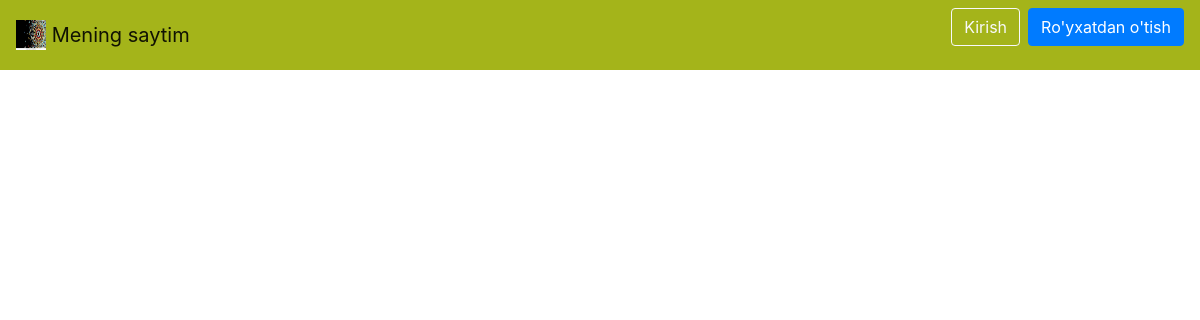
The page /articles/ on the database as committed earlier.
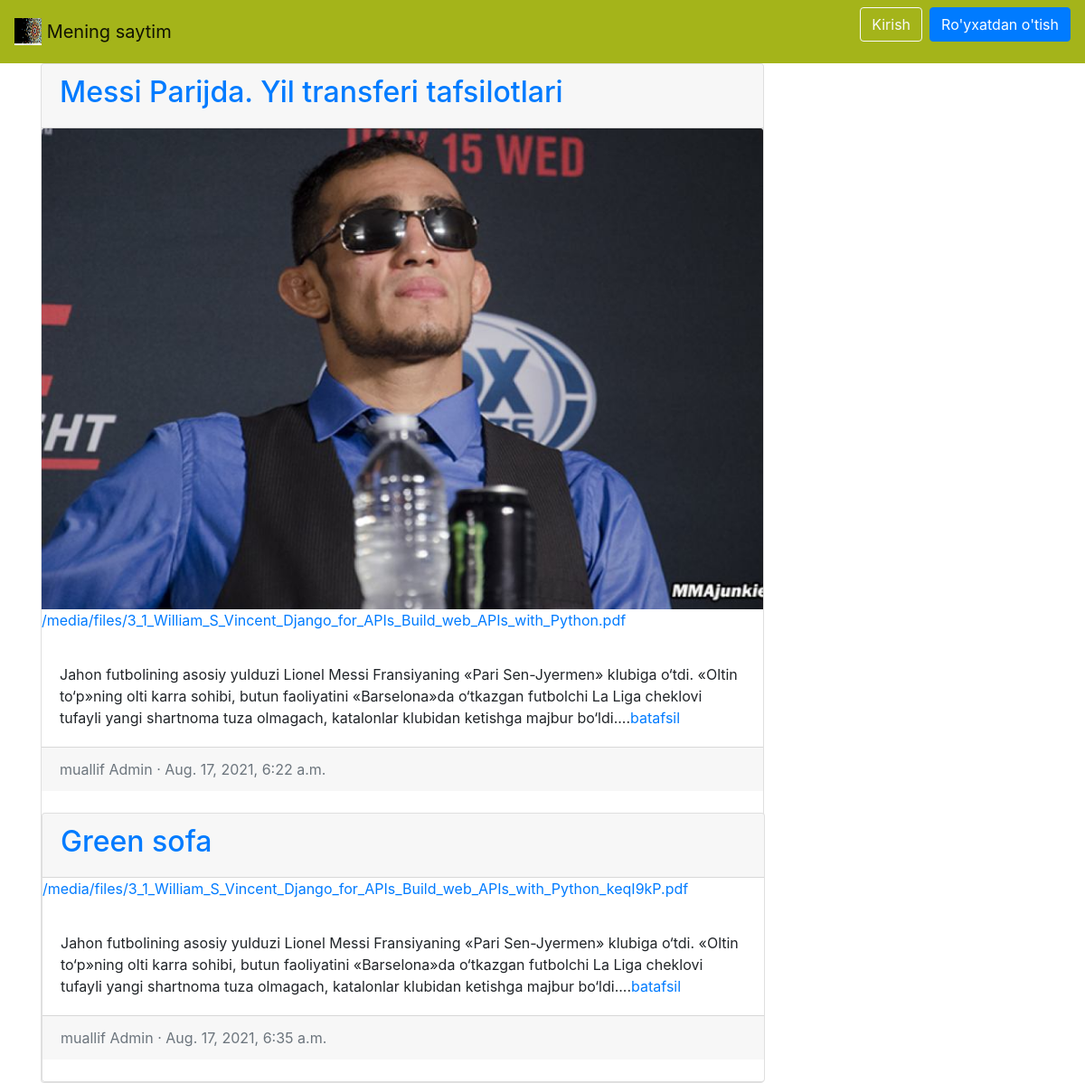
The same page on the database as committed later.
### articles/models.py (models this page shows, shortened)
class Article(models.Model):
    title = models.CharField(max_length=300)
    summary = models.CharField(max_length=300, blank=True)
    body = RichTextField()
    photo = models.ImageField(upload_to='images/', blank=True)
    file = models.FileField(upload_to='files/', blank=True)
    date = models.DateTimeField(auto_now_add=True)
    author = models.ForeignKey(
        get_user_model(),
        on_delete= models.CASCADE,
    )

### users/models.py (models this page shows)
class CustomUser(AbstractUser):
    age = models.PositiveIntegerField(null=True, blank=True)
    adress = models.CharField(max_length=100, null=True, blank=True)

### articles/views.py (the view)
# urls.py: path('', Articleview.as_view(), name='article_list'),
class Articleview(ListView):
    model = Article
    template_name = 'article_list.html'

### templates/article_list.html (shortened to what this page needs)
{% extends 'base.html' %}
{% block content %}
    {% for article in object_list %}
        <div class="card" style="width: 50rem;">
            <div class="card-header">
                <span class="font-weight-bold"><a href="{% url 'article_detail' article.pk  %}"><h2>{{ article.title }}</h2></a></span>
            </div>
            {% if article.photo %}
                <img class="card-img-top" src="{{ article.photo.url }}" alt="{{ article.title }}">
            {%  endif %}
            {% if article.file %}
               <p> <a href="{{ article.file.url }}">{{ article.file.url }}</a></p>
            {% endif %}
            <div class="card-body">
                {{ article.summary }}...<a href="{% url 'article_detail' article.pk  %}">batafsil</a>
            </div>
            <div class="card-footer text-left text-muted">
                <span class="text-muted">muallif {{ article.author | title }} &middot; {{ article.date }}</span>
            </div>
        <br />
    {% endfor %}
    </div>
{% endblock content %}

### templates/base.html (shortened to what this page needs)
{% load static %}
<html>
    <head>
            <link rel="stylesheet" href="https://cdn.jsdelivr.net/npm/bootstrap@4.5.3/dist/css/bootstrap.min.css">
    </head>
    <body>
        <nav class="navbar navbar-expand-lg navbar-light" style="background-color: #A4B41A;">
            <a class="navbar-brand" href="{% url 'home' %}">
                <img src="/media/images/images.jpg" width="30" height="30" class="d-inline-block align-top" alt="">
                Mening saytim
            </a>
            <div class="collapse navbar-collapse" id="navbarSupportedContent">
                {% if user.is_authenticated %}
                    <ul class="navbar-nav ml-auto">
                        <li class="nav-item">
                            <a class="nav-link dropdown-toggle" href="#"
                                id="navbarDropdown" role="button" data-toggle="dropdown"
                                aria-haspopup="true" aria-expanded="false">
                                {{ user.username | title }}
                            </a>
                            <div class="dropdown-menu dropdown-menu-lg-right" aria-labelledby="navbarDropdown">
                                <a class = "dropdown-item" href = "{% url 'article_new'%}">Yangi Post </a>
                                <div class="dropdown-divider"></div>
                                <a class="dropdown-item" href="{% url 'password_change'%}">Kalit so'zni almashtirish</a>
                                <div class="dropdown-divider"></div>
                                <a class="dropdown-item" href="{% url 'logout' %}">Chiqib ketish</a>
                            </div>
                        </li>
                    </ul>
                {% else %}
                    <form class="form-inline ml-auto">
                        <a href="{% url 'login' %}" class="btn btn-outline-light">Kirish</a>
                        <a href="{% url 'signup' %}" class="btn btn-primary ml-2">Ro'yxatdan o'tish</a>
                    </form>
                {% endif %}
            </div>
        </nav>
        <main>
            <div class="container">
                {% block content %}
                {% endblock content %}
            </div>
        </main>
    </body>
</html>

Rows that differ between the two databases and show on the page:
added Article: title "Messi Parijda. Yil transferi tafsilotlari", photo (picture), file "/media/files/3_1_William_S_Vincent_Django_for_APIs_Build_web_APIs_with_Python.pdf", summary "Jahon futbolining asosiy yulduzi Lionel Messi Fransiyaning «Pari Sen-Jyermen» klubiga o‘tdi. «Oltin to‘p»ning olti karra sohibi, butun faoliyatini «Barselona»da o‘tkazgan futbolchi La Liga cheklovi tufayli yangi shartnoma tuza olmagach, katalonlar klubidan ketishga majbur bo‘ldi.", author "Admin", date "Aug. 17, 2021, 6:22 a.m."
added Article: title "Green sofa", file "/media/files/3_1_William_S_Vincent_Django_for_APIs_Build_web_APIs_with_Python_keqI9kP.pdf", summary "Jahon futbolining asosiy yulduzi Lionel Messi Fransiyaning «Pari Sen-Jyermen» klubiga o‘tdi. «Oltin to‘p»ning olti karra sohibi, butun faoliyatini «Barselona»da o‘tkazgan futbolchi La Liga cheklovi tufayli yangi shartnoma tuza olmagach, katalonlar klubidan ketishga majbur bo‘ldi.", author "Admin", date "Aug. 17, 2021, 6:35 a.m."
